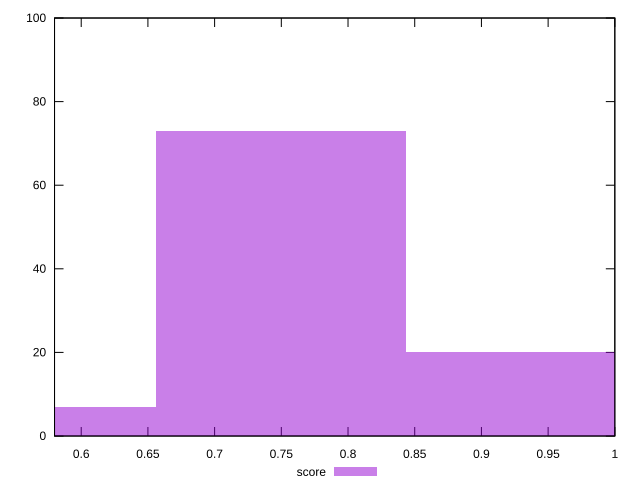

Recreate this plot in gnuplot.
reset

$score <<EOF
0.9368045566569483 20
0.562082733994169 7
0.7494436453255586 73
EOF

set key outside below
set boxwidth 0.18736091133138966
set xrange [0.58:1]
set yrange [0:100]
set trange [0:100]
set style fill transparent solid 0.5 noborder
set terminal svg size 640, 490 enhanced background rgb 'white'
set output "report_00013_2021-02-09T12-04-24.940Z/uses-webp-images/samples/pages/score/histogram.svg"

plot $score title "score" with boxes

reset
